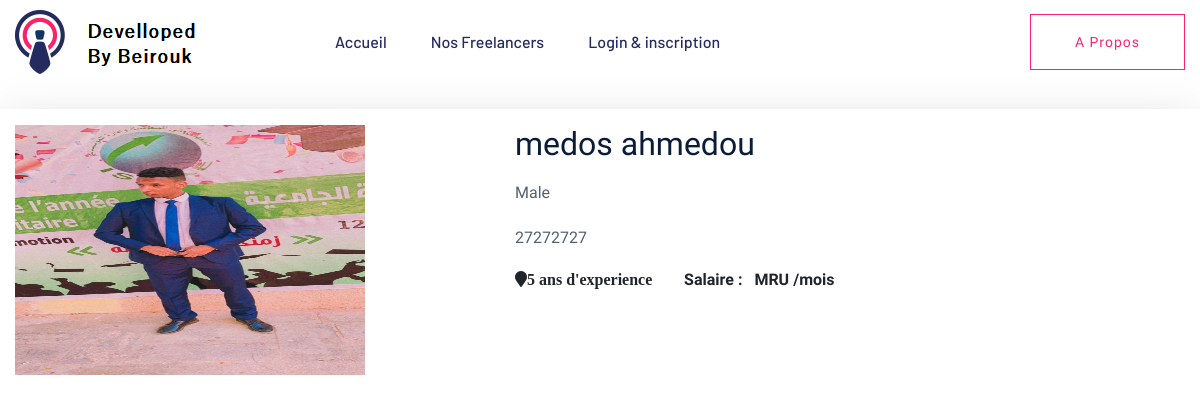
The page /detailfreelancer/5/ on the database its author committed.
### myappdjf/models.py (models this page shows, shortened)
class C_emploi(models.Model):
    user = models.ForeignKey(User, on_delete=models.CASCADE)
    telephone = models.CharField(max_length=10)
    image = models.ImageField(upload_to="")
    sexe = models.CharField(max_length=10)
    type = models.CharField(max_length=15)
    description = models.TextField(max_length=400, default="", editable=False)
    experience = models.CharField(max_length=100, default="", editable=False)
    adresse = models.CharField(max_length=100, default="", editable=False)
    skills = models.CharField(max_length=200, default="", editable=False)

### myappdjf/views.py (the view)
# urls.py: path("detailfreelancer/<int:id>/", views.detailfreelancer, name="detailfreelancer"),
def detailfreelancer(request, id):
    c_emploi = C_emploi.objects.get(id=id)
    iddd = c_emploi.user_id
    lm = LangueMaitrise.objects.filter(c_emploi_id=iddd)
    k = C_emploi.objects.get(id=id)
    return render(request, "freelancer/detailfreelancer.html", {'k':k, 'lm':lm})

### myappdjf/templates/freelancer/detailfreelancer.html (shortened to what this page needs)
{% load static %}
<!doctype html>
<html class="no-js" lang="zxx">
    <head>
        <link href="//maxcdn.bootstrapcdn.com/bootstrap/4.1.1/css/bootstrap.min.css" rel="stylesheet" id="bootstrap-css"></script>
        <link rel="stylesheet" href="https://use.fontawesome.com/releases/v5.8.1/css/all.css">
        <link rel="stylesheet" href="{% static 'cssFreelancerTem.css' %}">
        <link href="{% static 'fs/css/main.css' %}" rel="stylesheet" />
            <link rel="stylesheet" href="">
            <link rel="stylesheet" href="{% static 'assets/css/bootstrap.min.css' %}">
            <link rel="stylesheet" href="{% static 'assets/css/flaticon.css' %}">
            <link rel="stylesheet" href="{% static 'assets/css/price_rangs.css' %}">
            <link rel="stylesheet" href="{% static 'assets/css/slicknav.css' %}">
            <link rel="stylesheet" href="{% static 'assets/css/animate.min.css' %}">
            <link rel="stylesheet" href="{% static 'assets/css/magnific-popup.css' %}">
            <link rel="stylesheet" href="{% static 'assets/css/fontawesome-all.min.css' %}">
            <link rel="stylesheet" href="{% static 'assets/css/themify-icons.css' %}">
            <link rel="stylesheet" href="{% static 'assets/css/slick.css' %}">
            <link rel="stylesheet" href="{% static 'assets/css/nice-select.css' %}">
            <link rel="stylesheet" href="{% static 'assets/css/style.css' %}">
            <link href="{% static 'fs/css/rechercher.css' %}" rel="stylesheet" />
   </head>
   <body>
    <header>
       <div class="header-area header-transparrent">
           <div class="headder-top header-sticky">
                <div class="container">
                    <div class="row align-items-center">
                        <div class="col-lg-3 col-md-2">
                            <div class="logo">
                                <a href=""><img src="{% static 'assets/img/logo/newlogo.png' %}" alt=""></a>
                            </div>
                        </div>
                        <div class="col-lg-9 col-md-9">
                            <div class="menu-wrapper">
                                <div class="main-menu">
                                    <nav class="d-none d-lg-block">
                                        <ul id="navigation">
                                            <li><a href="/">Accueil</a></li>
                                            <li><a href="/freelancer/">Nos Freelancers</a></li>
                                            <li><a href="#">Login & inscription</a>
                                            </li>
                                        </ul>
                                    </nav>
                                </div>
                                <div class="header-btn d-none f-right d-lg-block">
                                    <a href="#" class="btn head-btn2">A propos</a>
                                </div>
                            </div>
                        </div>
                        <div class="col-12">
                        </div>
                    </div>
                </div>
           </div>
       </div>
    </header>
{% block body %}
<div class="container mt-4 shadow-lg py-3 mb-4">
<div class="row">
    <div class="col-md-5">
        <img src="{{k.image.url}}" alt="" width="350px" height="250px">
    </div>
    <div class="col-md-6">
        <h2>{{k.user.get_full_name}}</h2>
        <p>{{k.sexe}}</p>
        <p>{{k.telephone}}</p>
        <i class="fa fa-map-marker">{{k.experience}} ans d'experience</i>&nbsp;&nbsp;&nbsp;&nbsp;&nbsp;&nbsp;&nbsp;
        <strong>Salaire : MRU {{k.email}}/mois</strong>
    </div>
</div>
</div>
{% endblock %}

### myappdjf/static/fs/css/main.css (style rules this page uses)
html { line-height: 1.15; -ms-text-size-adjust: 100%; -webkit-text-size-adjust: 100%; }
body { margin: 0; }
article, aside, footer, header, nav, section { display: block; }
a { background-color: transparent; -webkit-text-decoration-skip: objects; }
b, strong { font-weight: inherit; }
b, strong { font-weight: bolder; }
img { border-style: none; }
html { height: 100%; }
* { box-sizing: border-box; }

### rows shown on the page
C_emploi: image (picture), user.get_full_name "medos ahmedou", sexe "Male", telephone "27272727", experience "5"
